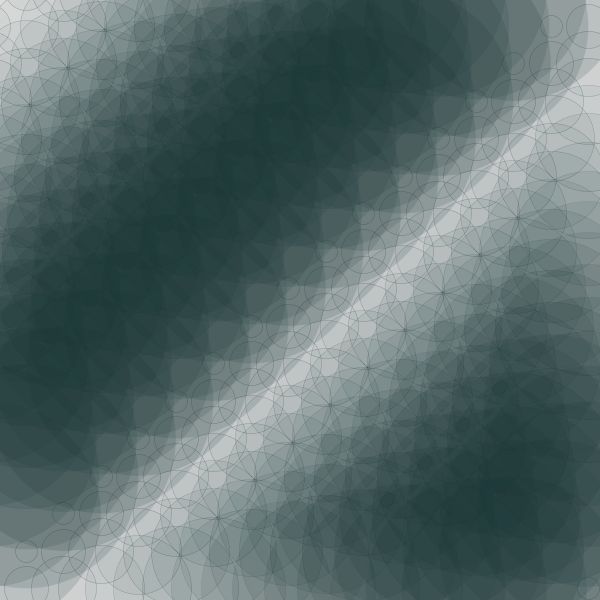
Frame 1 (no input)
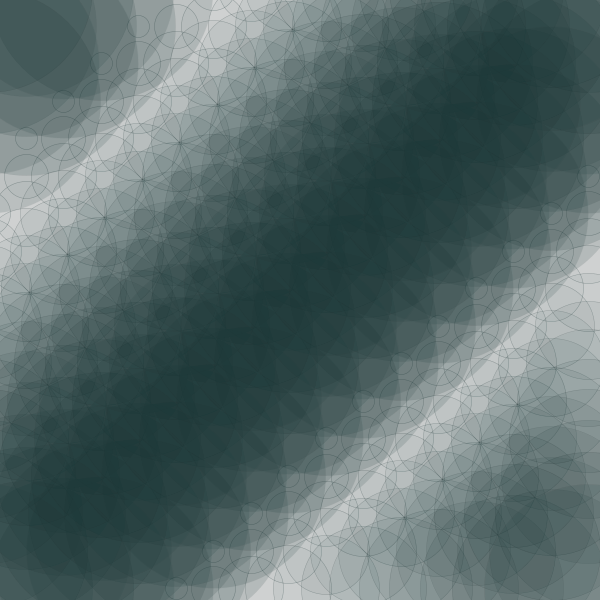
Frame 60 (the mouse pressed at the canvas centre just before this capture)
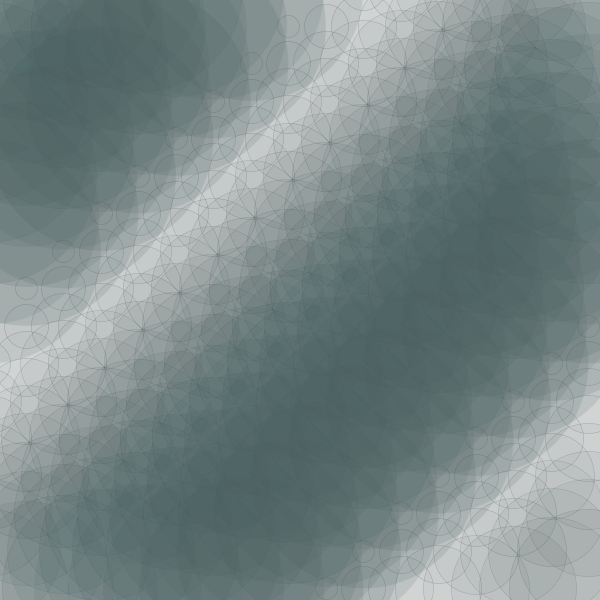
Frame 120 (the mouse held since frame 60 and released just before this capture)

The Processing sketch that drew these frames (run headless with seeded random() and noise(); from frame 60 on, the mouse is pressed at the canvas centre):

// Processing sketch: processing_154462
// ── processing_154462.pde

/*
 * Creative Coding
 * Week 2, 06 - Moving Patterns 2
 * by Indae Hwang and Jon McCormack
 * Copyright (c) 2014 Monash University
 *
 * Similar to the previous sketch, this sketch draws a grid of oscillating circles. Each circle has a "lifetime"
 * over which it grows and changes intensity and opacity. At the end of each lifetime the circle begins again.
 * Pressing the left and right arrow keys changes the lifetime of all the circles globally.
 * 
 */

// variable used to store the current frame rate value

int frame_rate_value;

void setup() {
  
  size(600, 600);
  frame_rate_value = 16;
  rectMode(CENTER);
  background(0);
  frameRate(5);
}

void draw() {

  background(220);
  int num = 17;
  int margin = 0;
  float gutter = 15; //distance between each cell
  float cellsize = ( width - (2 * margin) - gutter * (num - 1) ) / (num - 1);

  int circleNumber = 1; // counter
  for (int i=0; i<num; i++) {
    for (int j=0; j<num; j++) {
      circleNumber = (i * num) + j; // different way to calculate the circle number from w2_04

      float tx = margin + cellsize * i + gutter * i;
      float ty = margin + cellsize * j + gutter * j;

      movingCircle(tx, ty, cellsize, circleNumber);
    }
  }
} //end of draw 


void movingCircle(float x, float y, float size, int offset) {

  float circlePeriod = (float)frame_rate_value;
  float circleAge = (float)((frameCount + offset) % (int)circlePeriod) / circlePeriod;

  float circleSize = size * 10.0 * sin(circleAge * HALF_PI);
  
  float R = map (mouseX/2, 0, width, 20, 220);
  float G = map (mouseX/2, 0, width, 50, 220);
  float B = map (mouseX/2, 0, width, 50, 220);

  strokeWeight(0.5);
  stroke(lerp(R,0,circleAge),lerp(G,0,circleAge),lerp(B,0,circleAge),lerp(100,0,circleAge));
  fill(R,G,B, lerp(1,40, circleAge));
  ellipse(x-size/2, y-size/2, circleSize, circleSize);
}

void mouseDragged() {
 float x = map (mouseX, 0, width, 2, 120);
 frame_rate_value = (int)x / 5;
 if(frame_rate_value==0) {
 frame_rate_value =2;
 }
 println("Current frame Rate is: " + frame_rate_value);
}
